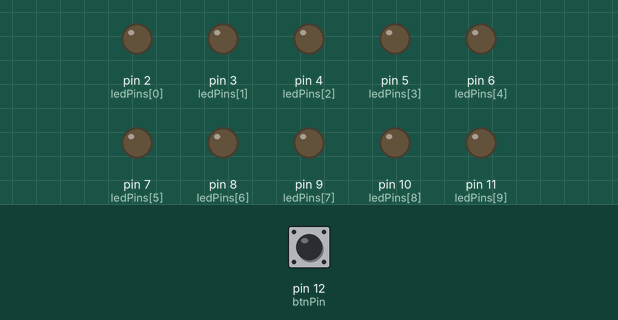
Recording of a sketch running on a simulated Arduino Uno, built with avr-gcc and run on an emulated ATmega328P. Shown: output pins drawn as LEDs (lit = HIGH). Inputs (shaded band) come from the test bench; at power-on: pin 12 (btnPin) HIGH. Random numbers use the default seed unless the sketch sets one.

Above: at 1.2 s.
1.3 s: pin 12 (btnPin) pulled LOW for 0.15 s
At 1.8 s:
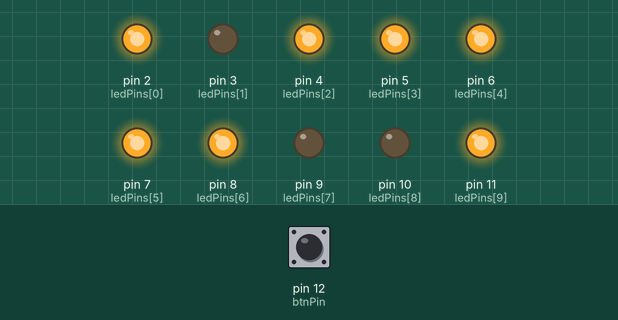
2.9 s: pin 12 (btnPin) pulled LOW for 1 s
At 4.3 s:
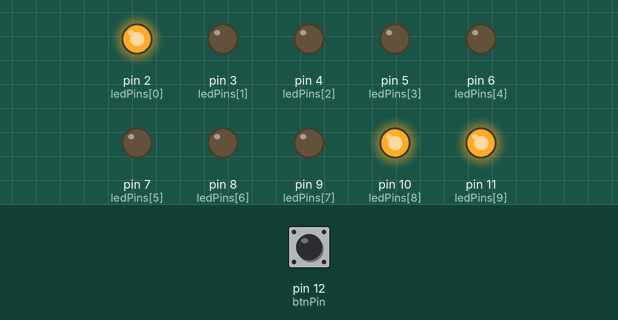
5.4 s: pin 12 (btnPin) pulled LOW for 0.15 s
At 6.2 s:
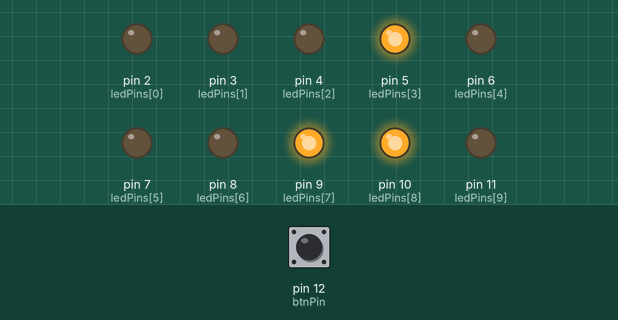
7.0 s: pin 12 (btnPin) pulled LOW for 3.2 s
At 7.4 s:
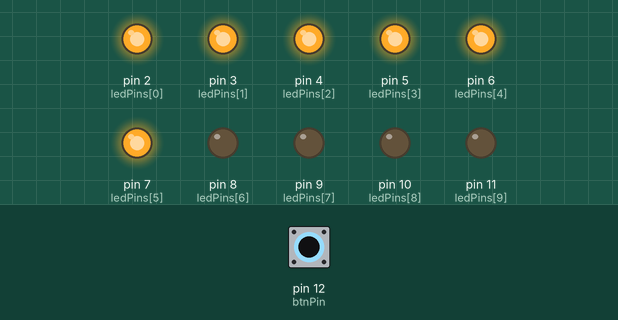
11.7 s: pin 12 (btnPin) pulled LOW for 0.15 s
At 12.2 s:
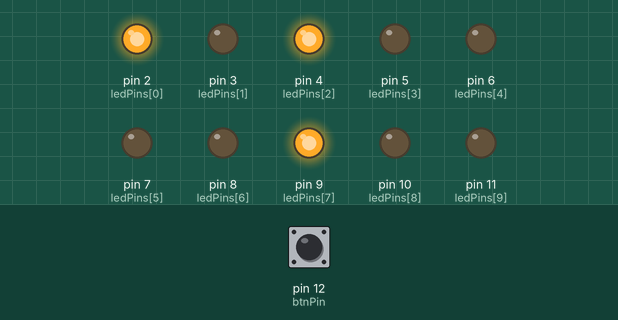
13.3 s: pin 12 (btnPin) pulled LOW for 1 s
At 14.6 s:
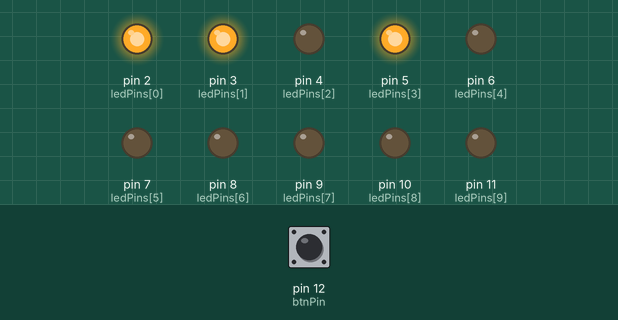
Timing chart, 0 to 16.3 s (numbered marks = the images above; inputs shaded):
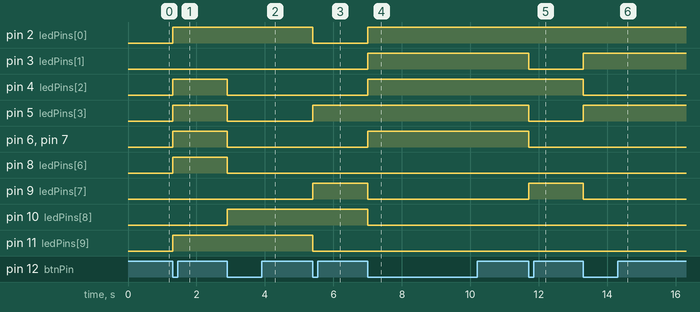

The sketch:

code_bt1.ino
```cpp
const int ledPins[10] = {2, 3, 4, 5, 6, 7, 8, 9, 10, 11};
const int btnPin = 12;

bool lastBtnState = LOW;
bool currentBtnState = LOW;

void setup() {
  // put your setup code here, to run once:
  for (int i = 0; i < 10; i++) {
    pinMode(ledPins[i], OUTPUT);
    digitalWrite(ledPins[i], LOW);
  }

  pinMode(btnPin, INPUT_PULLUP);
  randomSeed(analogRead(0));
}

void loop() {
  // put your main code here, to run repeatedly:
  currentBtnState = digitalRead(btnPin);

  if (lastBtnState == HIGH && currentBtnState == LOW) {
    for (int i = 0; i < 10; i++) {
      int ranNum = random(1, 11);
      if (ranNum % 2 == 1) {
        digitalWrite(ledPins[i], HIGH);
      } else {
        digitalWrite(ledPins[i], LOW);
      }
    }
    delay(200);
  }
  lastBtnState = currentBtnState;
}
```

Measured:
- after the input at 1.3 s, pin 2 (ledPins[0]), pin 4 (ledPins[2]), pin 5 (ledPins[3]), pin 6 (ledPins[4]), pin 7 (ledPins[5]), pin 8 (ledPins[6]), pin 11 (ledPins[9]): LOW → HIGH at once
- after the input at 2.9 s, pin 4 (ledPins[2]), pin 5 (ledPins[3]), pin 6 (ledPins[4]), pin 7 (ledPins[5]), pin 8 (ledPins[6]): HIGH → LOW at once; pin 10 (ledPins[8]): LOW → HIGH at once
- after the input at 5.4 s, pin 2 (ledPins[0]), pin 11 (ledPins[9]): HIGH → LOW at once; pin 5 (ledPins[3]), pin 9 (ledPins[7]): LOW → HIGH at once
- after the input at 7.0 s, pin 2 (ledPins[0]), pin 3 (ledPins[1]), pin 4 (ledPins[2]), pin 6 (ledPins[4]), pin 7 (ledPins[5]): LOW → HIGH at once; pin 9 (ledPins[7]), pin 10 (ledPins[8]): HIGH → LOW at once
- after the input at 11.7 s, pin 3 (ledPins[1]), pin 5 (ledPins[3]), pin 6 (ledPins[4]), pin 7 (ledPins[5]): HIGH → LOW at once; pin 9 (ledPins[7]): LOW → HIGH at once
- after the input at 13.3 s, pin 3 (ledPins[1]), pin 5 (ledPins[3]): LOW → HIGH at once; pin 4 (ledPins[2]), pin 9 (ledPins[7]): HIGH → LOW at once
